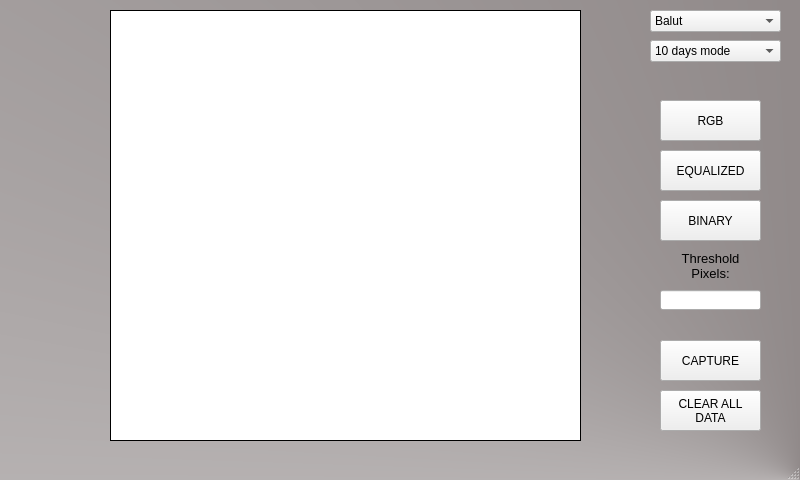
<?xml version="1.0" encoding="UTF-8"?>
<ui version="4.0">
 <class>MainWindow</class>
 <widget class="QMainWindow" name="MainWindow">
  <property name="geometry">
   <rect>
    <x>0</x>
    <y>0</y>
    <width>800</width>
    <height>480</height>
   </rect>
  </property>
  <property name="windowTitle">
   <string>MainWindow</string>
  </property>
  <property name="styleSheet">
   <string notr="true">#MainWindow
{
background-color: qconicalgradient(cx:1, cy:1, angle:0, stop:0 rgba(108, 99, 99, 255), stop:1 rgba(255, 255, 255, 255));
}</string>
  </property>
  <widget class="QWidget" name="centralwidget">
   <widget class="QLabel" name="imageLabel">
    <property name="geometry">
     <rect>
      <x>110</x>
      <y>10</y>
      <width>471</width>
      <height>431</height>
     </rect>
    </property>
    <property name="styleSheet">
     <string notr="true">background-color: rgb(255, 255, 255);</string>
    </property>
    <property name="frameShape">
     <enum>QFrame::Box</enum>
    </property>
    <property name="text">
     <string/>
    </property>
   </widget>
   <widget class="QPushButton" name="captureButton">
    <property name="geometry">
     <rect>
      <x>660</x>
      <y>340</y>
      <width>101</width>
      <height>41</height>
     </rect>
    </property>
    <property name="text">
     <string>CAPTURE</string>
    </property>
   </widget>
   <widget class="QPushButton" name="clearDataButton">
    <property name="geometry">
     <rect>
      <x>660</x>
      <y>390</y>
      <width>101</width>
      <height>41</height>
     </rect>
    </property>
    <property name="text">
     <string>CLEAR ALL
DATA</string>
    </property>
   </widget>
   <widget class="QComboBox" name="eggCB">
    <property name="geometry">
     <rect>
      <x>650</x>
      <y>10</y>
      <width>131</width>
      <height>22</height>
     </rect>
    </property>
    <item>
     <property name="text">
      <string>Balut</string>
     </property>
    </item>
    <item>
     <property name="text">
      <string>Penoy</string>
     </property>
    </item>
    <item>
     <property name="text">
      <string>Abnoy</string>
     </property>
    </item>
   </widget>
   <widget class="QPushButton" name="rgbButton">
    <property name="geometry">
     <rect>
      <x>660</x>
      <y>100</y>
      <width>101</width>
      <height>41</height>
     </rect>
    </property>
    <property name="text">
     <string>RGB</string>
    </property>
   </widget>
   <widget class="QPushButton" name="binaryButton">
    <property name="geometry">
     <rect>
      <x>660</x>
      <y>200</y>
      <width>101</width>
      <height>41</height>
     </rect>
    </property>
    <property name="text">
     <string>BINARY</string>
    </property>
   </widget>
   <widget class="QPushButton" name="grayButton">
    <property name="geometry">
     <rect>
      <x>660</x>
      <y>150</y>
      <width>101</width>
      <height>41</height>
     </rect>
    </property>
    <property name="text">
     <string>EQUALIZED</string>
    </property>
   </widget>
   <widget class="QLabel" name="label_2">
    <property name="geometry">
     <rect>
      <x>670</x>
      <y>250</y>
      <width>81</width>
      <height>31</height>
     </rect>
    </property>
    <property name="font">
     <font>
      <pointsize>10</pointsize>
     </font>
    </property>
    <property name="text">
     <string>Threshold
Pixels:</string>
    </property>
    <property name="alignment">
     <set>Qt::AlignCenter</set>
    </property>
   </widget>
   <widget class="QLineEdit" name="threshPixelsTB">
    <property name="geometry">
     <rect>
      <x>660</x>
      <y>290</y>
      <width>101</width>
      <height>20</height>
     </rect>
    </property>
   </widget>
   <widget class="QComboBox" name="modeCB">
    <property name="geometry">
     <rect>
      <x>650</x>
      <y>40</y>
      <width>131</width>
      <height>22</height>
     </rect>
    </property>
    <item>
     <property name="text">
      <string>10 days mode</string>
     </property>
    </item>
    <item>
     <property name="text">
      <string>14 days mode</string>
     </property>
    </item>
   </widget>
  </widget>
  <widget class="QMenuBar" name="menubar">
   <property name="geometry">
    <rect>
     <x>0</x>
     <y>0</y>
     <width>800</width>
     <height>26</height>
    </rect>
   </property>
  </widget>
  <widget class="QStatusBar" name="statusbar"/>
 </widget>
 <tabstops>
  <tabstop>eggCB</tabstop>
  <tabstop>captureButton</tabstop>
  <tabstop>clearDataButton</tabstop>
 </tabstops>
 <resources/>
 <connections/>
</ui>
